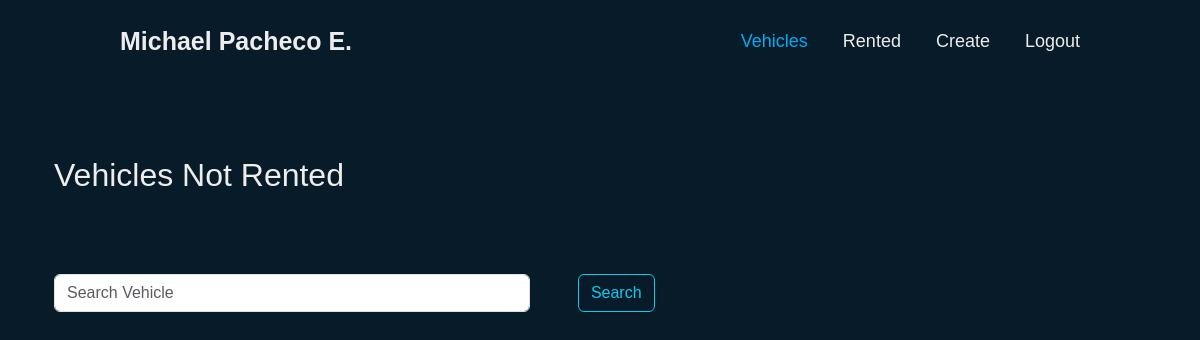
Before: /vehicles/ (signed in) with the older database file.
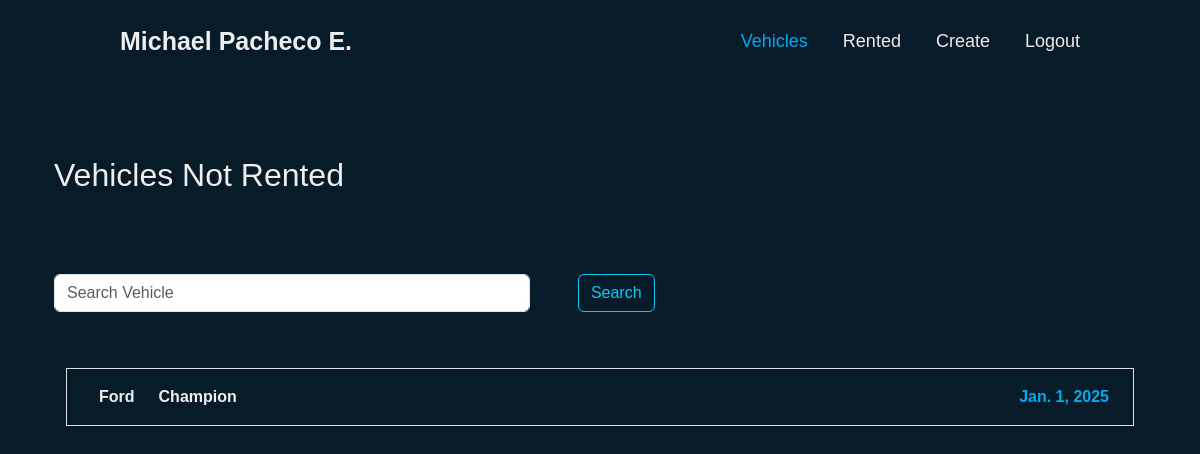
After: the same page with the newer database file.
### dealermfx/models.py (models this page shows, shortened)
class table_vehicles(models.Model):
    name = models.CharField(max_length=150)
    model = models.CharField(max_length = 150 )
    year = models.DateField()
    rent= models.BooleanField(default=False)
    user = models.ForeignKey(User, on_delete= models.CASCADE)
    description = models.TextField(max_length = 500, null = True, blank = True )
    image = models.TextField(max_length = 500, null = True, blank = True)
    rented = models.DateField(blank =True, null = True)

### dealermfx/views.py (the view)
# urls.py: path('', views.show_vehicles, name = 'show_vehicles'),
def show_vehicles(request):
    if request.method == 'POST':
        search = request.POST["search"]
        vehicles  = table_vehicles.objects.filter(name__contains = search ,user = request.user, rent = False)
        return render(request, 'show_vehicles.html', {'vehicles': vehicles, 'rented':'Vehicles Not Rented', 'search':search})
    else:
        vehicles  = table_vehicles.objects.filter(user = request.user, rent = False)
    return render(request, 'show_vehicles.html', {'vehicles': vehicles, 'rented':'Vehicles Not Rented'})

### dealermfx/templates/show_vehicles.html (shortened to what this page needs)
{% extends 'base.html'%}
{% block content %}
{% load static %}
<link rel="stylesheet" href="{% static 'css/show_vehicles.css'%}">
<div class="container">
    <div class="home">
        <h2 class="mt-5">{{rented}}</h2>
        <br>
        {%if rented == 'Vehicles Not Rented'%}
            <form class=" search d-flex py-5" role="search" action="" method="post" style="width: 55%;">
                <input class="form-control me-5 pe-5" type="search" name="search" placeholder="Search Vehicle" aria-label="Search" value="{{search_query}}"/>
                <button class="btn btn-outline-info"  type="submit">Search</button>
            </form>
        {%endif%}
        {% for vehicle in vehicles%}
    {% if vehicle.rent == False %}
    <div class="container mt-2">
        <div class="row">
            <div class="col">
                <ul class="list-group">
                    <a href="{%url 'details' vehicle.id %}">
                        <li class="list-group-item d-flex">
                                <strong class="ms-2 p-2">{{vehicle.name}}</strong>
                                <strong class="ms-2 p-2">{{vehicle.model}}</strong>
                            <strong class="ms-auto p-2 b-0 year">{{vehicle.year}}</strong>
                        </li>
                    </a>
                </ul>
            </div>
        </div>
    </div>
    {%endif%}
    {% endfor%}
    </div>
</div>
{% endblock %}

Changed rows visible on the page:
now on this page (row edited): table_vehicles: name "Ford", model "Champion", year "Jan. 1, 2025"
